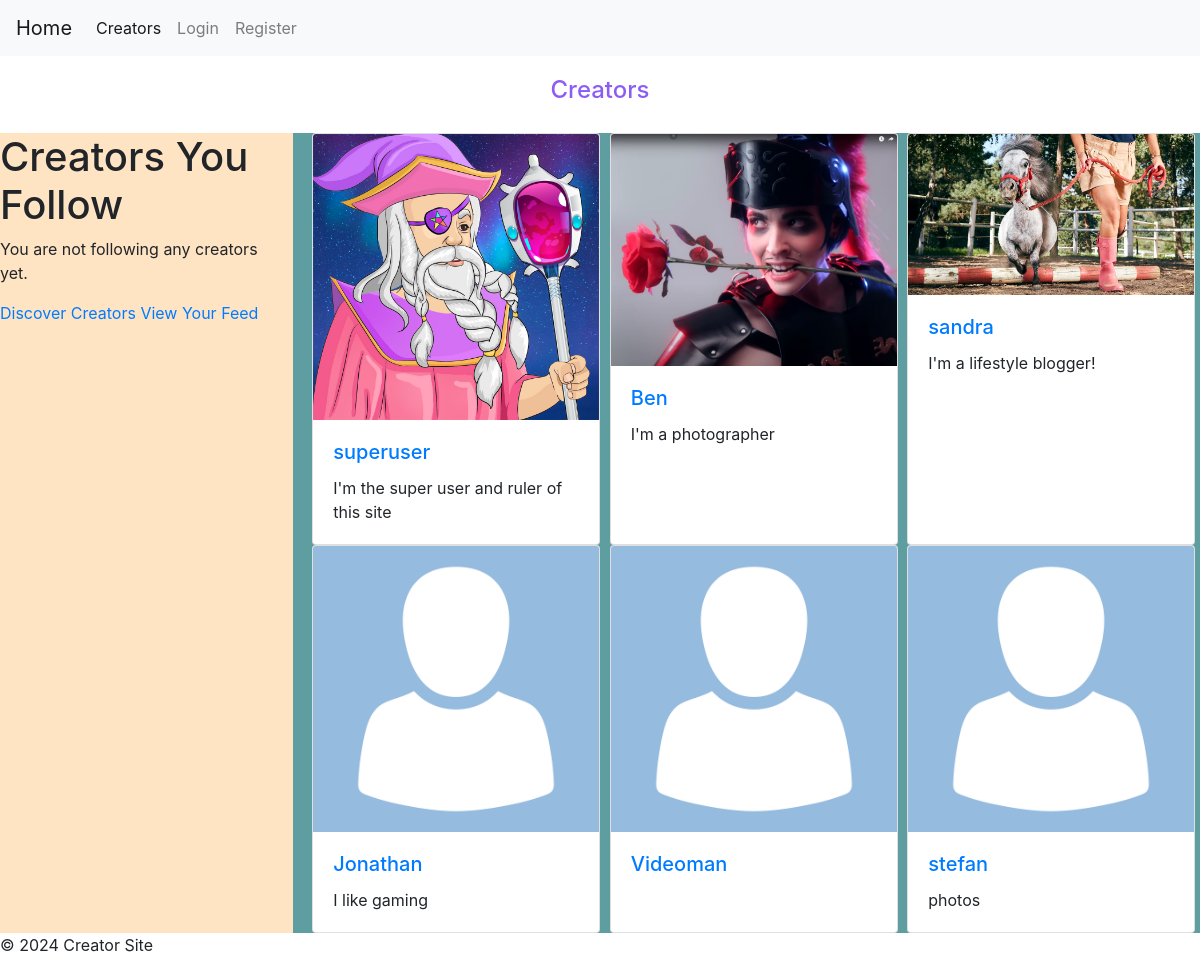
Screenshot of /creators/ with the database file from the repository.
### creators/models.py (models this page shows, shortened)
class Creator(models.Model):
    CREATOR_TYPES = [
        ('PHOTOGRAPHER', 'Photographer'),
        ('GAME_DEVELOPER', 'Game Developer'),
        ('CONTENT_CREATOR', 'Content Creator'),
        ('ARTIST', 'Artist'),
        ('VOICE_ACTOR', 'Voice Actor'),
        ('OTHER', 'Other'),
    ]
    STATUS_CHOICES = [
        ('PENDING', 'Pending'),
        ('APPROVED', 'Approved'),
        ('REJECTED', 'Rejected'),
    ]
    user = models.OneToOneField(User, on_delete=models.CASCADE)
    avatar = models.ImageField(upload_to='creator_avatars/', null=True, blank=True)
    about_me = models.TextField(blank=True)
    creator_type = models.CharField(max_length=20, choices=CREATOR_TYPES, default='OTHER')
    status = models.CharField(max_length=10, choices=STATUS_CHOICES, default='PENDING')
    request_message = models.TextField(blank=True)
    followers = models.ManyToManyField(User, related_name='following', blank=True)

### creators/views.py (the view)
# urls.py: path('creators/', views.CreatorListView.as_view(), name='creator_list'),
class CreatorListView(ListView):
    model = Creator
    template_name = 'creators/creator_list.html'
    context_object_name = 'creators'
    def get_queryset(self):
        queryset = super().get_queryset()
        search_query = self.request.GET.get('search')
        if search_query:
            queryset = queryset.filter(
                Q(user__username__icontains=search_query) |
                Q(about_me__icontains=search_query)
            )
        return queryset

### creators/templates/creators/creator_list.html (shortened to what this page needs)
{% extends 'base.html' %}
{% load static %}
{% block content %}
    <h1 class="title">Creators</h1>
        <div class="row">
            <div class="col-md-3 creators-you-follow d-none d-md-block">
                <h1>Creators You Follow</h1>
                {% if followed_creators %}
                <ul>
                  {% for creator in followed_creators %}
                  <li>
                    <a href="{% url 'creator_aboutme' creator.pk %}">{{ creator.user.username }}</a>
                  </li>
                  {% endfor %}
                </ul>
                {% else %}
                <p>You are not following any creators yet.</p>
                {% endif %}
                <a href="{% url 'creator_list' %}">Discover Creators</a>
                <a href="{% url 'personalized_feed' %}">View Your Feed</a>
              </div>
            <div class="col-md-9 all-creators">
            {% for creator in creators %}
                <div class="card" style="width: 18rem;">
                    <a href="{% url 'creator_aboutme' username=creator.user.username %}">
                        {% if creator.avatar %}
                            <img class="card-img-top" src="{{ creator.avatar.url }}" alt="{{ creator.user.username }}'s avatar" class="avatar">
                        {% else %}
                            <img class="card-img-top" src="{% static 'images/placeholderavatar.png' %}" alt="{{ creator.user.username }}'s avatar" class="avatar">
                        {% endif %}
                    </a>
                    <div class="card-body">
                        <a href="{% url 'creator_aboutme' username=creator.user.username %}">
                            <h5 class="card-title">{{ creator.user.username }}</h5>
                        </a>
                        <p class="card-text">{{ creator.about_me|truncatewords:20 }}</p>
                    </div>
                </div>
            {% endfor %}
            </div>
        </div>
{% endblock %}

### static/css/style.css (style rules this page uses)
body { margin: 0; padding: 0; font-family: 'Roboto', sans-serif; background-color: #f0f0f0; }
.title { text-align: center; margin-top: 20px; font-size: 2vw; color: #8B5CF6; }
.all-creators { background-color: cadetblue; display: flex; flex-wrap: wrap; justify-content: space-around; margin-top: 20px; }
.creators-you-follow { background-color: bisque; display: flex; flex-wrap: wrap; justify-content: space-around; margin-top: 20px; }

### rows the page displays
Creator: avatar (picture), user.username "superuser", about_me "I'm the super user and ruler of this site"
Creator: avatar (picture), user.username "Ben", about_me "I'm a photographer"
Creator: avatar (picture), user.username "sandra", about_me "I'm a lifestyle blogger!"
Creator: user.username "Jonathan", about_me "I like gaming"
Creator: user.username "Videoman"
Creator: user.username "stefan", about_me "photos"
